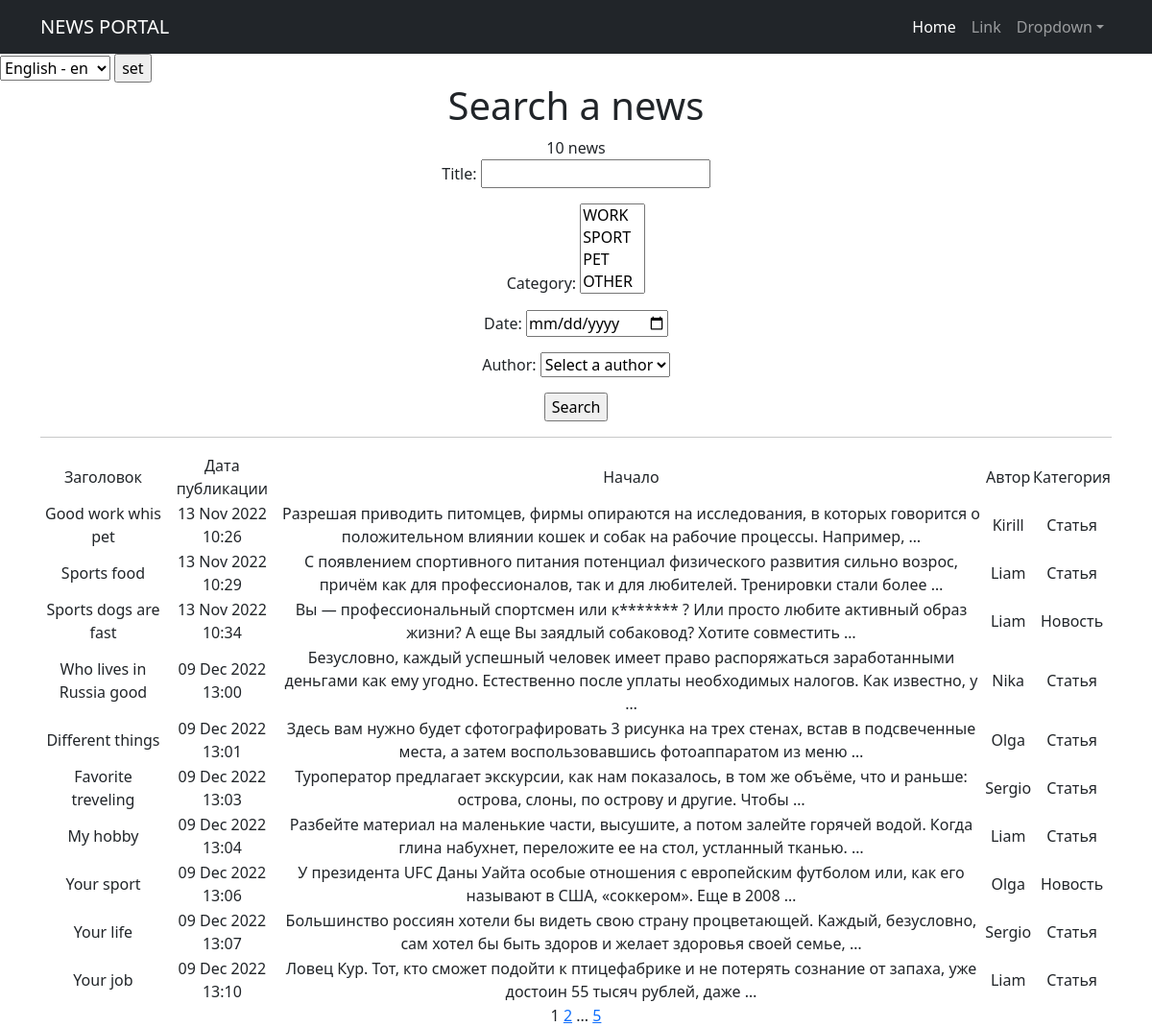
The page /news/search/ on the database as committed earlier.
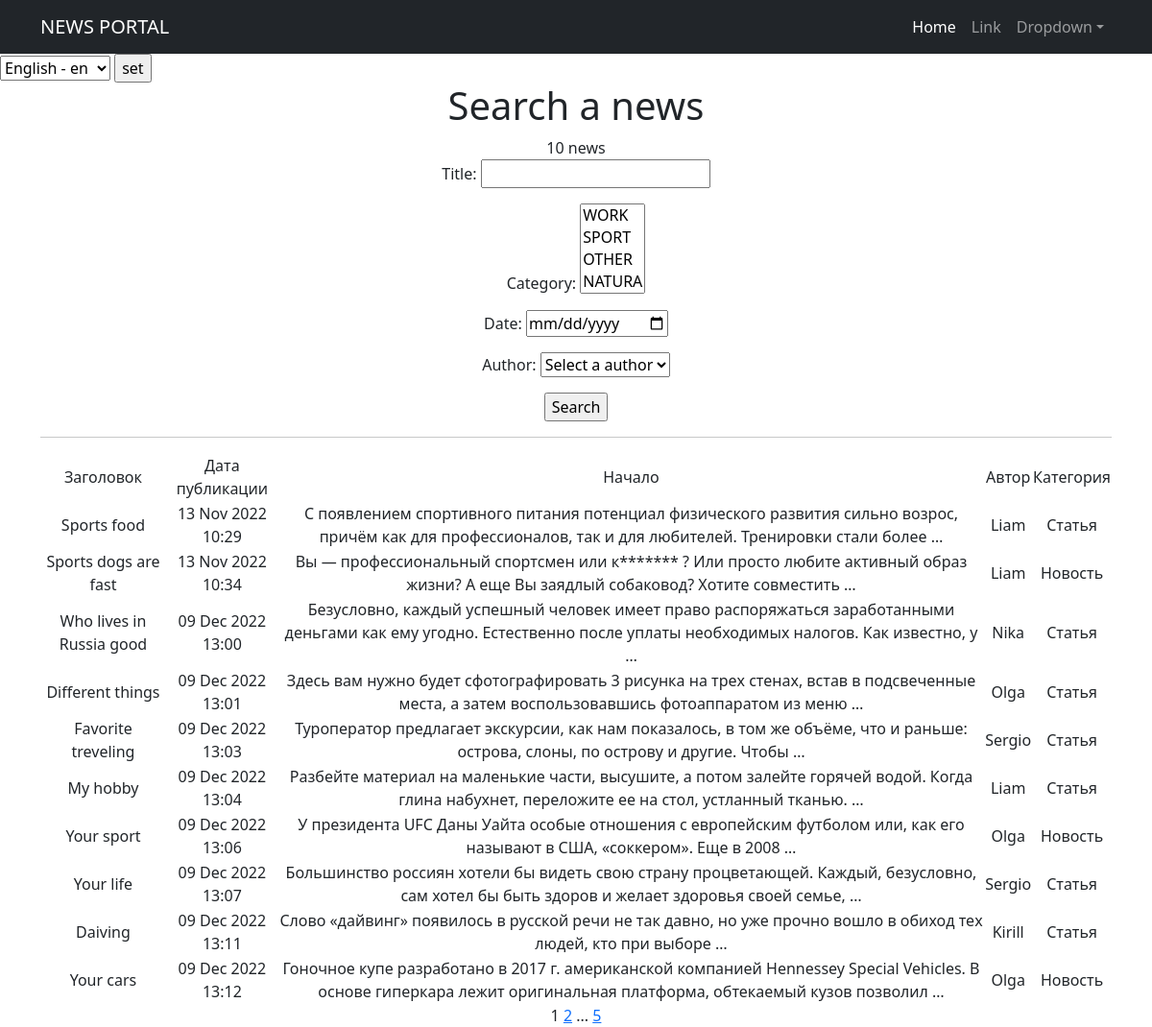
The same page on the database as committed later.
### news/models.py (models this page shows, shortened)
class Post(models.Model):
    author = models.ForeignKey(Author, on_delete=models.CASCADE)
    NEWS = 'NW'
    ARTICLE = 'AR'
    CATEGORY_CHOICES = (
        (NEWS, "Новость"),
        (ARTICLE, "Статья"),
    )
    categoryType = models.CharField(max_length=2, choices=CATEGORY_CHOICES, default=ARTICLE)
    dateCreation = models.DateTimeField(auto_now_add=True)
    postCategory = models.ManyToManyField(Category, through="PostCategory")
    title = models.CharField(max_length=128)
    text = models.TextField()
    rating = models.IntegerField(default=0)

class Author(models.Model):
    authorUser = models.OneToOneField(User, on_delete=models.CASCADE)
    ratingAuthor = models.IntegerField(default=0)
    def __str__(self):
        return f'{self.authorUser.username}'

### news/views.py (the view)
# urls.py: path('search/', NewsSearch.as_view(), name='news_search'),
class NewsSearch(ListView):
    model = Post
    template_name = 'flatpages/news_search.html'
    context_object_name = 'search'
    paginate_by = 10
    def get_context_data(self, **kwargs):
        context = super().get_context_data(**kwargs)
        context['filterset'] = self.filterset
        return context
    def get_queryset(self):
        queryset = super().get_queryset()
        self.filterset = PostFilter(self.request.GET, queryset)
        return self.filterset.qs

### news/models.py (called while the page is built)
    def __str__(self):
        return self.name

### news/templatetags/post_filters.py (called while the page is built)
@register.filter()
def censor(value):
    bad_words = ('карнишон', 'тупой', 'склизкий')
    if not isinstance(value, str):
        raise TypeError(f"unresolved type '{type(value)}' expected type 'str'")
    for word in value.split():
        if word.lower() in bad_words:
            value = value.replace(word, f"{word[0]}{'*'*(len(word) -1)}")
    return value

### news/templatetags/post_tags.py (called while the page is built)
@register.simple_tag(takes_context=True)
def url_replace(context, **kwargs):
    d = context['request'].GET.copy()
    for k, v in kwargs.items():
        d[k] = v
    return d.urlencode()

### templates/flatpages/news_search.html (shortened to what this page needs)
{% extends 'flatpages/default.html' %}
{% load post_filters %}
{% load post_tags %}
{% load i18n %}
{% block content %}
    <h1>{% trans "Search a news" %}</h1>
    <tr><h7>{{ search|length }} {% trans "news" %}</h7></tr>
     <form action="" method="GET">
       {{ filterset.form.as_p }}
       <input type="submit" value="Search" />
     </form>
    {% if search %}
    <hr>
        <table>
            <tr>
                <td>{% trans "Заголовок" %}</td>
                <td>{% trans "Дата публикации" %}</td>
                <td>{% trans "Начало" %}</td>
                <td>{% trans "Автор" %}</td>
                <td>{% trans "Категория" %}</td>
            </tr>
            {% for new in search|dictsort:'dateCreation' %}
            <tr>
                <td>{{ new.title|censor }}</td>
                <td>{{ new.dateCreation|date:'d M Y H:i' }}</td>
                <td>{{ new.text|truncatewords:20|censor }}</td>
                <td>{{ new.author.authorUser.username }}</td>
                <td>{{ new.get_categoryType_display }}</td>
            </tr>
            {% endfor %}
        </table>
    {% else %}
        <h2>{% trans "Новостей нет" %}</h2>
    {% endif %}
    {{ page_obj.number }}
    {% if page_obj.has_next %}
        <a href="?{% url_replace page=page_obj.next_page_number %}">{{ page_obj.next_page_number }}</a>
        {% if paginator.num_pages != page_obj.next_page_number %}
            ...
            <a href="?{% url_replace page=page_obj.paginator.num_pages %}">{{ page_obj.paginator.num_pages }}</a>
        {% endif %}
    {% endif %}
{% endblock content %}

Rows that differ between the two databases and show on the page:
removed Post: title|censor "Good work whis pet", dateCreation "13 Nov 2022 10:26", text|censor "Разрешая приводить питомцев, фирмы опираются на исследования, в которых говорится о положительном влиянии кошек и собак на рабочие процессы. Например, …", author.authorUser.username "Kirill", categoryType "Статья"
removed Post: title|censor "Your job", dateCreation "09 Dec 2022 13:10", text|censor "Ловец Кур. Тот, кто сможет подойти к птицефабрике и не потерять сознание от запаха, уже достоин 55 тысяч рублей, даже …", author.authorUser.username "Liam", categoryType "Статья"
now on this page (row edited): Post: title|censor "Daiving", dateCreation "09 Dec 2022 13:11", text|censor "Слово «дайвинг» появилось в русской речи не так давно, но уже прочно вошло в обиход тех людей, кто при выборе …", author.authorUser.username "Kirill", categoryType "Статья"
now on this page (row edited): Post: title|censor "Your cars", dateCreation "09 Dec 2022 13:12", text|censor "Гоночное купе разработано в 2017 г. американской компанией Hennessey Special Vehicles. В основе гиперкара лежит оригинальная платформа, обтекаемый кузов позволил …", author.authorUser.username "Olga", categoryType "Новость"
Other text that changed with them:
form field category: "WORK / SPORT / PET / OTHER" → "WORK / SPORT / OTHER / NATURA"
